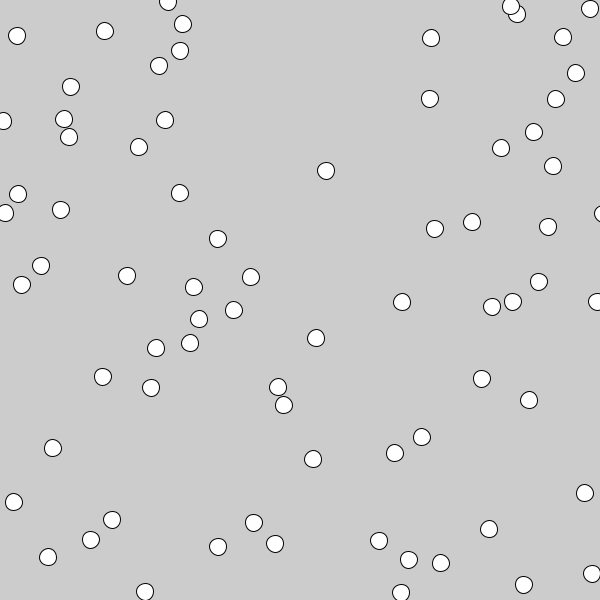
Frame 1 (no input)
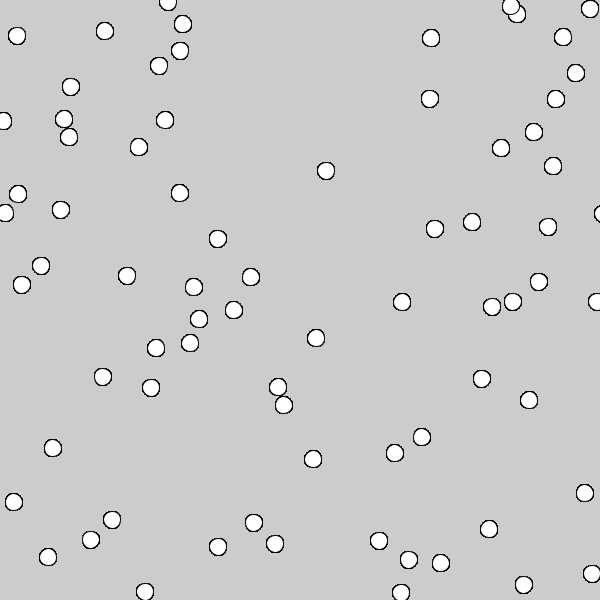
Frame 60 (the mouse pressed at the canvas centre just before this capture)
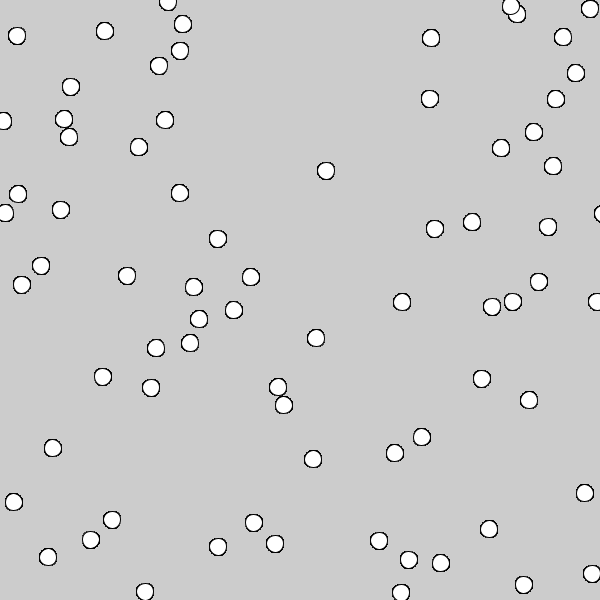
Frame 120 (the mouse held since frame 60 and released just before this capture)

The Processing sketch that drew these frames (run headless with seeded random() and noise(); from frame 60 on, the mouse is pressed at the canvas centre):

// Processing sketch: Final_Project
// ── Final_Project.pde
import java.util.*;

ArrayList<Resource> resources;

Random r = new Random();

float fieldHeight = 747;
float fieldWidth = 747;
float resourceSize = 17;
int numResources = 100;

class Resource {
  PVector position;
  float quantity;
  
  Resource() {
    this.position = new PVector(r.nextFloat()*fieldWidth,r.nextFloat()*fieldHeight,0);
    this.quantity = 100;
  }
  
  void Draw() {
    ellipse(this.position.x,this.position.y,resourceSize,resourceSize);
  }
}

void setup() {
  size(600,600);
  
  // Initialize list of resources
  resources = new ArrayList<Resource>(numResources);
  for (int i = 0; i < numResources; i++) {
    resources.add(new Resource());
  }
}

void updateSim(double dt) {
}

void drawSim() {
  for (Resource resource : resources) {
    resource.Draw();
  }
}

void draw() {
  updateSim(0.01);
  
  drawSim();
}
// ── agent.pde
class Agent{
  PVector pos; 
  PVector vel; 
  PVector acc; 
  WorldState ws; 
  
  Agent(){
    pos = new PVector(190,110,0);
    vel = new PVector(0,0,0); 
    acc = new PVector(0,0,0); 
  }
  
  public void run(){
    update(); 
    display(); 
  }
  
  void update(){
  }
  
  void display(){
  }
}

class WorldState{
  WorldState(){
  }; 
}
